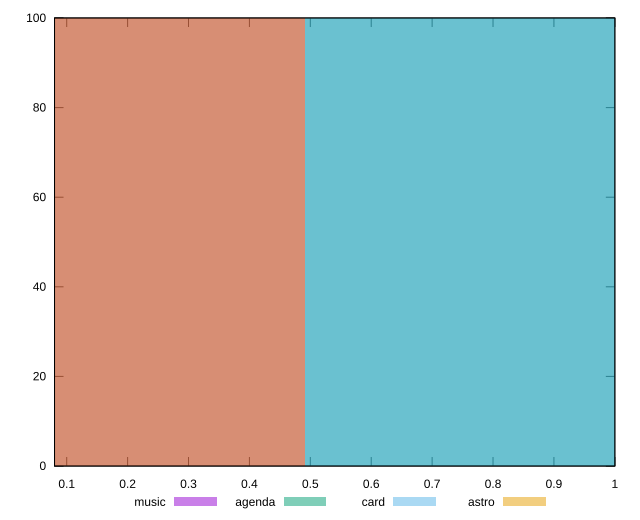

Source code (gnuplot):
reset

$music <<EOF
0 100
EOF

$agenda <<EOF
0.9811074313334961 100
EOF

$card <<EOF
0.9811074313334961 100
EOF

$astro <<EOF
0 100
EOF

set key outside below
set boxwidth 0.9811074313334961
set xrange [0.08:1]
set yrange [0:100]
set trange [0:100]
set style fill transparent solid 0.5 noborder
set terminal svg size 640, 520 enhanced background rgb 'white'
set output "reports/report_00031_2021-02-24T23-18-18.084Z/interactive/comparison/histogram/all_score.svg"

plot $music title "music" with boxes, \
     $agenda title "agenda" with boxes, \
     $card title "card" with boxes, \
     $astro title "astro" with boxes

reset
